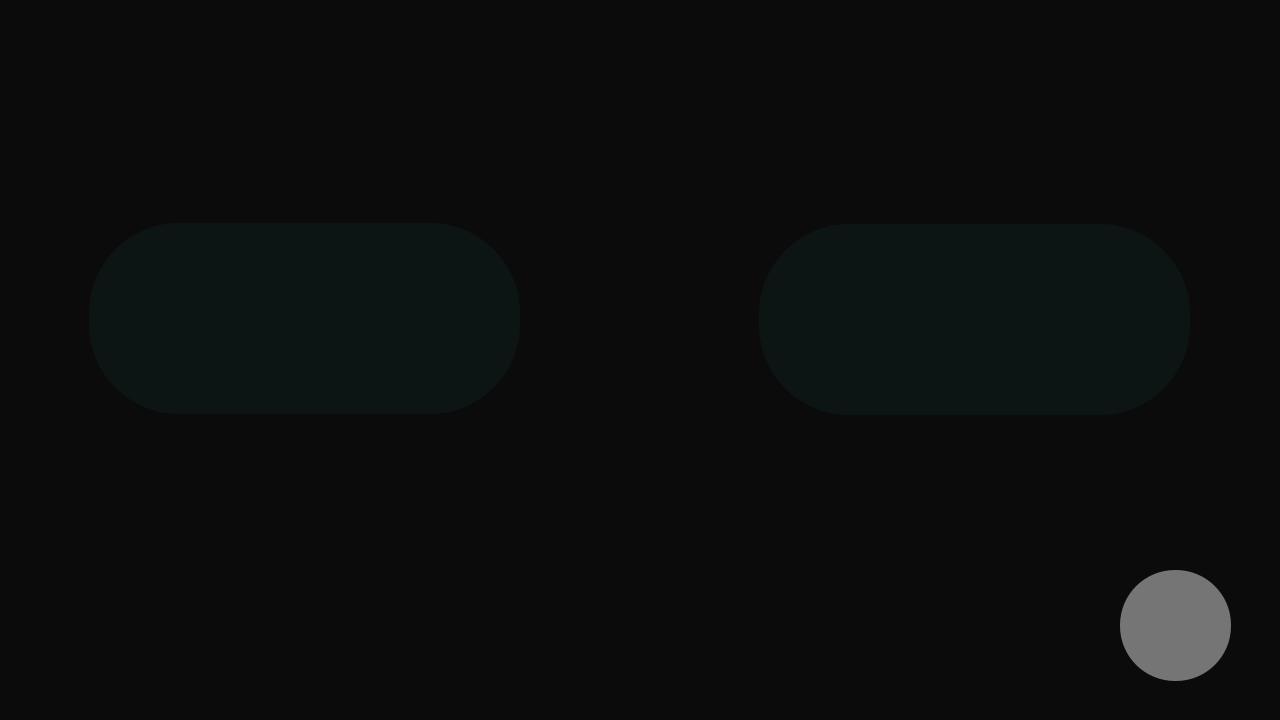
<?xml version="1.0" encoding="UTF-8"?>
<ui version="4.0">
 <class>Menu</class>
 <widget class="QDialog" name="Menu">
  <property name="geometry">
   <rect>
    <x>0</x>
    <y>0</y>
    <width>1280</width>
    <height>720</height>
   </rect>
  </property>
  <property name="windowTitle">
   <string>Dialog</string>
  </property>
  <property name="styleSheet">
   <string notr="true">background-color: rgb(26, 26, 26);</string>
  </property>
  <widget class="QPushButton" name="pushButton">
   <property name="geometry">
    <rect>
     <x>89</x>
     <y>223</y>
     <width>431</width>
     <height>191</height>
    </rect>
   </property>
   <property name="cursor">
    <cursorShape>PointingHandCursor</cursorShape>
   </property>
   <property name="styleSheet">
    <string notr="true">QPushButton
{
color: rgba(255, 255, 255, 255);	
background-color: rgba(24, 255, 240, 10);
font: 75 12pt &quot;Source Code Pro&quot;;
border-radius:90px;
}

QPushButton:hover:!pressed
{
	background-color: rgba(24, 255, 240, 30);
}

QPushButton:pressed 
{
	background-color: rgba(24, 255, 240, 77);
}
</string>
   </property>
   <property name="text">
    <string/>
   </property>
  </widget>
  <widget class="QLabel" name="label2">
   <property name="geometry">
    <rect>
     <x>0</x>
     <y>0</y>
     <width>1280</width>
     <height>720</height>
    </rect>
   </property>
   <property name="text">
    <string/>
   </property>
  </widget>
  <widget class="QLabel" name="label">
   <property name="geometry">
    <rect>
     <x>0</x>
     <y>-10</y>
     <width>1280</width>
     <height>720</height>
    </rect>
   </property>
   <property name="styleSheet">
    <string notr="true">background-image: url(:/Ss/buttons.png);
background-color: rgba(255, 255, 255, 0);
color: rgba(255, 255, 255, 0);</string>
   </property>
   <property name="text">
    <string>TextLabel</string>
   </property>
  </widget>
  <widget class="QPushButton" name="pushButton_3">
   <property name="geometry">
    <rect>
     <x>759</x>
     <y>224</y>
     <width>431</width>
     <height>191</height>
    </rect>
   </property>
   <property name="styleSheet">
    <string notr="true">QPushButton
{
color: rgba(255, 255, 255, 255);	
background-color: rgba(24, 255, 240, 10);
font: 75 12pt &quot;Source Code Pro&quot;;
border-radius:90px;
}

QPushButton:hover:!pressed
{
	background-color: rgba(24, 255, 240, 30);
}

QPushButton:pressed 
{
	background-color: rgba(24, 255, 240, 77);
}
</string>
   </property>
   <property name="text">
    <string/>
   </property>
  </widget>
  <widget class="QPushButton" name="dark">
   <property name="geometry">
    <rect>
     <x>1120</x>
     <y>570</y>
     <width>111</width>
     <height>111</height>
    </rect>
   </property>
   <property name="styleSheet">
    <string notr="true">QPushButton
{background-color: rgba(255, 255, 255, 111);
background-image: url(:/Ss/switchnight.png);
border-radius: 55px;
}
QPushButton:hover
{
	background-color: rgba(128, 214, 250,22);
}</string>
   </property>
   <property name="text">
    <string/>
   </property>
  </widget>
  <widget class="QLabel" name="label_2">
   <property name="geometry">
    <rect>
     <x>-10</x>
     <y>-70</y>
     <width>1300</width>
     <height>800</height>
    </rect>
   </property>
   <property name="styleSheet">
    <string notr="true">background-color: rgba(0, 0, 0, 150);</string>
   </property>
   <property name="text">
    <string/>
   </property>
  </widget>
  <zorder>label2</zorder>
  <zorder>label_2</zorder>
  <zorder>label</zorder>
  <zorder>pushButton_3</zorder>
  <zorder>dark</zorder>
  <zorder>pushButton</zorder>
 </widget>
 <resources/>
 <connections/>
</ui>
